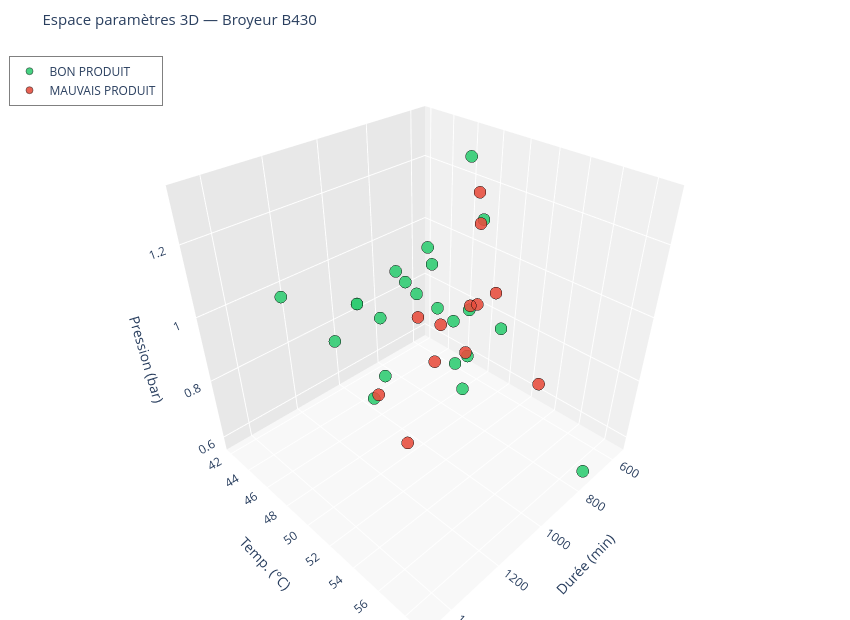

Notebook code for this chart:
### Markdown cell above
## 3b. Visualisation 3D interactive (Plotly)
Rotation libre à la souris, zoom, hover sur chaque lot.

### Code cell
import plotly.graph_objects as go

fig_3d = go.Figure()

for label_val, label_name, color in [(1, 'BON PRODUIT', '#2ecc71'), (0, 'MAUVAIS PRODUIT', '#e74c3c')]:
    mask = y == label_val
    fig_3d.add_trace(go.Scatter3d(
        x=X_raw[mask, 0],
        y=X_raw[mask, 1],
        z=X_raw[mask, 2],
        mode='markers',
        name=label_name,
        marker=dict(size=7, color=color, opacity=0.88, line=dict(color='black', width=0.5)),
        text=df.loc[mask, 'Lot'].astype(str),
        hovertemplate=(
            '<b>Lot %{text}</b><br>'
            'Durée : %{x:.0f} min<br>'
            'Temp. : %{y:.2f} °C<br>'
            'Pression : %{z:.3f} bar<br>'
            '<extra>%{fullData.name}</extra>'
        ),
    ))

fig_3d.update_layout(
    title=dict(text='Espace paramètres 3D — Broyeur B430', font=dict(size=15)),
    scene=dict(
        xaxis_title='Durée (min)',
        yaxis_title='Temp. (°C)',
        zaxis_title='Pression (bar)',
        xaxis=dict(backgroundcolor='#f0f0f0'),
        yaxis=dict(backgroundcolor='#e8e8e8'),
        zaxis=dict(backgroundcolor='#f8f8f8'),
    ),
    legend=dict(x=0.01, y=0.99, bgcolor='rgba(255,255,255,0.8)', bordercolor='grey', borderwidth=1),
    width=850,
    height=620,
    margin=dict(l=0, r=0, t=50, b=0),
)

fig_3d.show()

### Figure 1 — Plotly figure (JSON) as saved in the notebook; plotly's stock layout.template omitted (floating-point values rounded to 4 significant figures)
{"data": [{"hovertemplate": "<b>Lot %{text}</b><br>Durée : %{x:.0f} min<br>Temp. : %{y:.2f} °C<br>Pression : %{z:.3f} bar<br><extra>%{fullData.name}</extra>", "marker": {"color": "#2ecc71", "line": {"color": "black", "width": 0.5}, "opacity": 0.88, "size": 7}, "mode": "markers", "name": "BON PRODUIT", "text": ["25020346", "25050370", "25050371", "25050372", "25060444", "25060445", "25060446", "25060447", "25110700", "25110701", "25110702", "25110704", "25140527", "25200590", "26020520", "26040643", "26130338", "26160263", "26160264", "25190285", "25020345", "25190285"], "type": "scatter3d", "x": [1019.0, 725.0, 668.0, 1114.0, 923.0, 775.0, 1472.0, 939.0, 755.0, 778.0, 560.0, 641.0, 751.0, 1054.0, 741.0, 715.0, 721.0, 1022.0, 873.0, 1025.0, 709.8, 1025.0], "y": [46.68, 47.68, 42.0, 47.82, 48.91, 43.2, 49.69, 49.54, 49.49, 48.82, 49.3, 47.67, 49.12, 42.77, 58.86, 48.52, 49.75, 46.98, 48.84, 44.67, 43.94, 44.67], "z": [0.922, 0.818, 0.824, 0.72, 1.14, 0.92, 1.211, 1.109, 0.747, 0.714, 0.76, 0.825, 0.613, 0.772, 0.575, 1.321, 1.171, 0.734, 0.942, 0.928, 0.833, 0.928]}, {"hovertemplate": "<b>Lot %{text}</b><br>Durée : %{x:.0f} min<br>Temp. : %{y:.2f} °C<br>Pression : %{z:.3f} bar<br><extra>%{fullData.name}</extra>", "marker": {"color": "#e74c3c", "line": {"color": "black", "width": 0.5}, "opacity": 0.88, "size": 7}, "mode": "markers", "name": "MAUVAIS PRODUIT", "text": ["25110705", "25480433", "25500396", "26030732", "26040641", "26040642", "26160265", "25140526", "25050369", "26030731", "26020521", "26020519"], "type": "scatter3d", "x": [737.0, 885.0, 841.0, 893.0, 745.0, 669.0, 771.0, 912.0, 760.2, 1185.0, 679.8, 1200.0], "y": [49.6, 51.39, 51.43, 49.01, 49.91, 50.23, 49.8, 49.81, 45.01, 49.84, 54.25, 52.46], "z": [1.247, 0.86, 0.994, 0.776, 1.169, 0.943, 0.931, 0.925, 0.789, 0.821, 0.729, 0.743]}], "layout": {"height": 620, "legend": {"bgcolor": "rgba(255,255,255,0.8)", "bordercolor": "grey", "borderwidth": 1, "x": 0.01, "y": 0.99}, "margin": {"b": 0, "l": 0, "r": 0, "t": 50}, "scene": {"xaxis": {"backgroundcolor": "#f0f0f0", "title": {"text": "Durée (min)"}}, "yaxis": {"backgroundcolor": "#e8e8e8", "title": {"text": "Temp. (°C)"}}, "zaxis": {"backgroundcolor": "#f8f8f8", "title": {"text": "Pression (bar)"}}}, "title": {"font": {"size": 15}, "text": "Espace paramètres 3D — Broyeur B430"}, "width": 850}}
